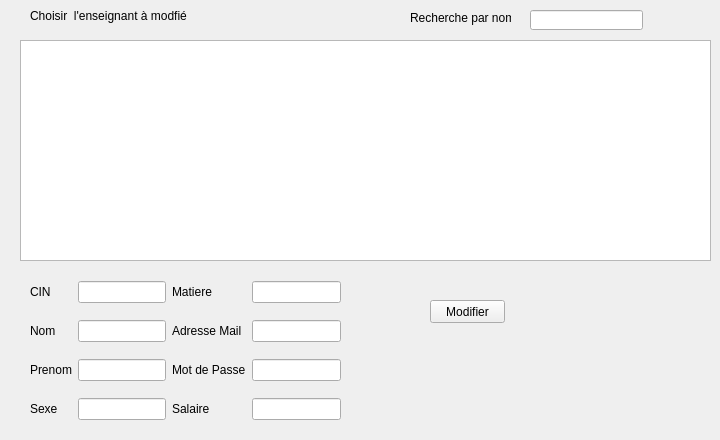
     <widget class="QWidget" name="tab_15">
      <attribute name="title">
       <string>Modifier et recherche</string>
      </attribute>
      <widget class="QTableView" name="AffichRechercheENS">
       <property name="geometry">
        <rect>
         <x>20</x>
         <y>40</y>
         <width>691</width>
         <height>221</height>
        </rect>
       </property>
      </widget>
      <widget class="QWidget" name="layoutWidget_8">
       <property name="geometry">
        <rect>
         <x>30</x>
         <y>270</y>
         <width>311</width>
         <height>161</height>
        </rect>
       </property>
       <layout class="QGridLayout" name="gridLayout_4">
        <item row="0" column="0">
         <widget class="QLabel" name="label_63">
          <property name="text">
           <string>CIN</string>
          </property>
         </widget>
        </item>
        <item row="0" column="1">
         <widget class="QLineEdit" name="ModCinENS"/>
        </item>
        <item row="0" column="3">
         <widget class="QLineEdit" name="ModMATENS"/>
        </item>
        <item row="1" column="0">
         <widget class="QLabel" name="label_65">
          <property name="text">
           <string>Nom</string>
          </property>
         </widget>
        </item>
        <item row="0" column="2">
         <widget class="QLabel" name="label_64">
          <property name="text">
           <string>Matiere</string>
          </property>
         </widget>
        </item>
        <item row="2" column="0">
         <widget class="QLabel" name="label_67">
          <property name="text">
           <string>Prenom</string>
          </property>
         </widget>
        </item>
        <item row="1" column="3">
         <widget class="QLineEdit" name="ModadresseENS"/>
        </item>
        <item row="1" column="2">
         <widget class="QLabel" name="label_66">
          <property name="text">
           <string>Adresse Mail</string>
          </property>
         </widget>
        </item>
        <item row="1" column="1">
         <widget class="QLineEdit" name="ModNOMENS"/>
        </item>
        <item row="2" column="3">
         <widget class="QLineEdit" name="ModMotENS"/>
        </item>
        <item row="2" column="2">
         <widget class="QLabel" name="label_68">
          <property name="text">
           <string>Mot de Passe</string>
          </property>
         </widget>
        </item>
        <item row="2" column="1">
         <widget class="QLineEdit" name="ModPrenomENS"/>
        </item>
        <item row="3" column="2">
         <widget class="QLabel" name="label_70">
          <property name="text">
           <string>Salaire</string>
          </property>
         </widget>
        </item>
        <item row="3" column="1">
         <widget class="QLineEdit" name="ModSEXEENS"/>
        </item>
        <item row="3" column="0">
         <widget class="QLabel" name="label_69">
          <property name="text">
           <string>Sexe</string>
          </property>
         </widget>
        </item>
        <item row="3" column="3">
         <widget class="QLineEdit" name="ModSalaireENS"/>
        </item>
       </layout>
      </widget>
      <widget class="QLabel" name="label_73">
       <property name="geometry">
        <rect>
         <x>30</x>
         <y>0</y>
         <width>181</width>
         <height>31</height>
        </rect>
       </property>
       <property name="text">
        <string>Choisir  l'enseignant à modfié</string>
       </property>
      </widget>
      <widget class="QLineEdit" name="RecherchENSNOM">
       <property name="geometry">
        <rect>
         <x>530</x>
         <y>10</y>
         <width>113</width>
         <height>20</height>
        </rect>
       </property>
      </widget>
      <widget class="QPushButton" name="ModifierEtud_2">
       <property name="geometry">
        <rect>
         <x>430</x>
         <y>300</y>
         <width>75</width>
         <height>23</height>
        </rect>
       </property>
       <property name="text">
        <string>Modifier</string>
       </property>
      </widget>
      <widget class="QLabel" name="label_74">
       <property name="geometry">
        <rect>
         <x>410</x>
         <y>10</y>
         <width>101</width>
         <height>16</height>
        </rect>
       </property>
       <property name="text">
        <string>Recherche par nom </string>
       </property>
      </widget>
     </widget>
